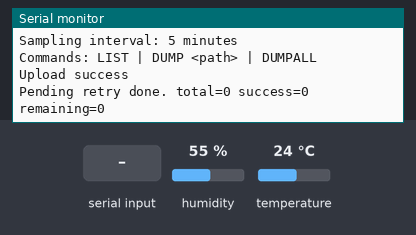
The sketch below on a simulated ESP32. Parts: the last lines printed to the serial monitor. The test bench sets the inputs (shaded band); at power-on: humidity 55 %, temperature 24 °C. WiFi joins after 1.5 s; servers stay silent unless stated; uploads are accepted with an empty reply; the local clock reads 2024-03-15 10:24:30 at power-on unless the sketch sets it; storage starts empty.

Above: at 4.1 s.
4.2 s: "LIST\n" received over Serial
At 4.7 s:
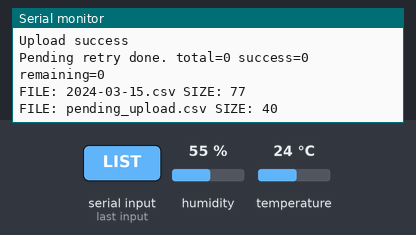
5.7 s: "DUMPALL\n" received over Serial
At 6.9 s:
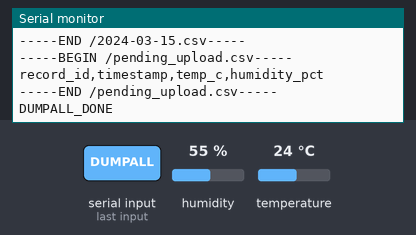
7.2 s: "DUMP 90\n" received over Serial
At 8.2 s:
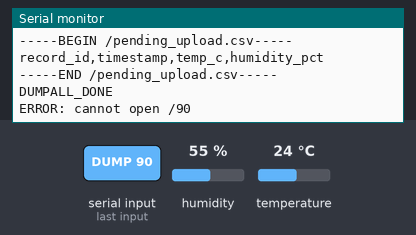
8.7 s: "DUMP ,45\n" received over Serial
At 9.8 s:
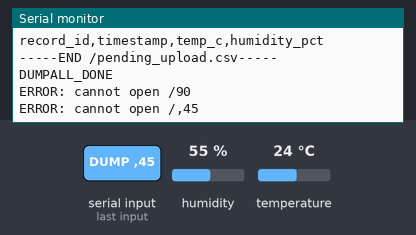

Measured:
- after the input at 4.2 s, the serial monitor: prints a new line at once (image 1)
- after the input at 5.7 s, the serial monitor: prints a new line at once (image 2)
- after the input at 7.2 s, the serial monitor: prints a new line at once (image 3)
- after the input at 8.7 s, the serial monitor: prints a new line at once (image 4)

The sketch:

esp32_sensor_main.ino
```cpp
#include <Wire.h>
#include "Adafruit_SHT31.h"
#include "FS.h"
#include "LittleFS.h"
#include <WiFi.h>
#include <HTTPClient.h>
#include <time.h>

// ======================================================
// Hardware config
// ======================================================
#define I2C_SDA 41
#define I2C_SCL 42
#define SHT31_ADDR 0x44

// ======================================================
// Sampling / retry config
// ======================================================
const uint32_t SAMPLE_INTERVAL_MS = 300000UL;        // 5 minutes
const uint32_t RETRY_PENDING_INTERVAL_MS = 300000UL; // retry every 5 minutes

// ======================================================
// Wi-Fi / upload config
// ======================================================
const char* WIFI_SSID = "GlideB608";
const char* WIFI_PASS = "19911005";
const char* INGEST_URL = "http://10.131.150.6:5000/ingest";

// ======================================================
// Time sync config (UTC)
// ======================================================
const char* NTP_SERVER = "pool.ntp.org";
const long GMT_OFFSET_SEC = 0;
const int DAYLIGHT_OFFSET_SEC = 0;

// ======================================================
// Globals
// ======================================================
Adafruit_SHT31 sht31 = Adafruit_SHT31();

uint32_t lastSampleMs = 0;
uint32_t lastRetryPendingMs = 0;
uint32_t recordId = 0;

// ======================================================
// File paths
// ======================================================
const char* PENDING_FILE = "/pending_upload.csv";

// ======================================================
// Utility functions
// ======================================================
String currentIsoTimestampUTC() {
  struct tm timeinfo;
  if (!getLocalTime(&timeinfo, 3000)) {
    return "";
  }

  char buf[25];
  strftime(buf, sizeof(buf), "%Y-%m-%dT%H:%M:%SZ", &timeinfo);
  return String(buf);
}

String currentDayFilePath() {
  struct tm timeinfo;
  if (!getLocalTime(&timeinfo, 3000)) {
    return "/unknown_day.csv";
  }

  char buf[20];
  strftime(buf, sizeof(buf), "/%Y-%m-%d.csv", &timeinfo);
  return String(buf);
}

bool fileExists(const String &path) {
  return LittleFS.exists(path);
}

void appendLine(const String &path, const String &line) {
  File f = LittleFS.open(path, "a");
  if (!f) {
    Serial.println("ERROR: failed to open file for append: " + path);
    return;
  }
  f.println(line);
  f.close();
}

void overwriteFile(const String &path, const String &content) {
  File f = LittleFS.open(path, "w");
  if (!f) {
    Serial.println("ERROR: failed to open file for overwrite: " + path);
    return;
  }
  f.print(content);
  f.close();
}

void ensureHeader(const String &path, const String &header) {
  if (!fileExists(path)) {
    appendLine(path, header);
  }
}

void listFiles() {
  File root = LittleFS.open("/");
  File file = root.openNextFile();
  while (file) {
    Serial.printf("FILE: %s SIZE: %d\n", file.name(), (int)file.size());
    file = root.openNextFile();
  }
}

// ======================================================
// Wi-Fi / NTP
// ======================================================
void connectWiFi() {
  if (WiFi.status() == WL_CONNECTED) return;

  WiFi.mode(WIFI_STA);
  WiFi.begin(WIFI_SSID, WIFI_PASS);

  Serial.print("Connecting to WiFi");
  uint32_t start = millis();
  while (WiFi.status() != WL_CONNECTED && millis() - start < 15000) {
    delay(500);
    Serial.print(".");
  }
  Serial.println();

  if (WiFi.status() == WL_CONNECTED) {
    Serial.println("WiFi connected");
    Serial.print("IP: ");
    Serial.println(WiFi.localIP());
  } else {
    Serial.println("WiFi connection failed");
  }
}

void syncTimeNTP() {
  configTime(GMT_OFFSET_SEC, DAYLIGHT_OFFSET_SEC, NTP_SERVER);

  struct tm timeinfo;
  if (getLocalTime(&timeinfo, 10000)) {
    Serial.println("NTP time synced");
  } else {
    Serial.println("WARNING: NTP sync failed");
  }
}

// ======================================================
// Sensor reading
// ======================================================
bool readSHT31(float &temperatureC, float &humidityPct) {
  for (int attempt = 1; attempt <= 3; attempt++) {
    temperatureC = sht31.readTemperature();
    humidityPct = sht31.readHumidity();

    if (!isnan(temperatureC) && !isnan(humidityPct)) {
      return true;
    }
    delay(60);
  }

  Wire.end();
  delay(80);
  Wire.begin(I2C_SDA, I2C_SCL);
  delay(180);

  if (!sht31.begin(SHT31_ADDR)) {
    return false;
  }
  delay(100);

  temperatureC = sht31.readTemperature();
  humidityPct = sht31.readHumidity();

  return (!isnan(temperatureC) && !isnan(humidityPct));
}

// ======================================================
// JSON upload
// ======================================================
String buildJsonPayload(uint32_t rid, const String &timestamp, float tempC, float humidityPct) {
  String json = "{";
  json += "\"record_id\":" + String(rid) + ",";
  json += "\"timestamp\":\"" + timestamp + "\",";
  json += "\"temp_c\":" + String(tempC, 2) + ",";
  json += "\"humidity_pct\":" + String(humidityPct, 2);
  json += "}";
  return json;
}

bool postJson(const String &jsonPayload) {
  if (WiFi.status() != WL_CONNECTED) {
    return false;
  }

  HTTPClient http;
  http.begin(INGEST_URL);
  http.addHeader("Content-Type", "application/json");

  int httpCode = http.POST(jsonPayload);
  String response = http.getString();
  http.end();

  if (httpCode >= 200 && httpCode < 300) {
    Serial.println("Upload success");
    Serial.println(response);
    return true;
  } else {
    Serial.printf("Upload failed. HTTP %d\n", httpCode);
    if (response.length() > 0) {
      Serial.println(response);
    }
    return false;
  }
}

// ======================================================
// Pending queue handling
// ======================================================
void ensurePendingHeader() {
  ensureHeader(PENDING_FILE, "record_id,timestamp,temp_c,humidity_pct");
}

void enqueuePending(uint32_t rid, const String &timestamp, float tempC, float humidityPct) {
  ensurePendingHeader();
  String line = String(rid) + "," + timestamp + "," + String(tempC, 2) + "," + String(humidityPct, 2);
  appendLine(PENDING_FILE, line);
  Serial.println("Queued for retry: " + line);
}

bool uploadSinglePendingCsvLine(const String &line) {
  int p1 = line.indexOf(',');
  int p2 = line.indexOf(',', p1 + 1);
  int p3 = line.indexOf(',', p2 + 1);

  if (p1 < 0 || p2 < 0 || p3 < 0) {
    return false;
  }

  uint32_t rid = line.substring(0, p1).toInt();
  String timestamp = line.substring(p1 + 1, p2);
  float tempC = line.substring(p2 + 1, p3).toFloat();
  float humidityPct = line.substring(p3 + 1).toFloat();

  String jsonPayload = buildJsonPayload(rid, timestamp, tempC, humidityPct);
  return postJson(jsonPayload);
}

void retryPendingUploads() {
  if (!fileExists(PENDING_FILE)) return;
  if (WiFi.status() != WL_CONNECTED) return;

  File f = LittleFS.open(PENDING_FILE, "r");
  if (!f) {
    Serial.println("ERROR: failed to open pending queue");
    return;
  }

  String survivors = "record_id,timestamp,temp_c,humidity_pct\n";
  bool firstLine = true;
  int total = 0;
  int success = 0;

  while (f.available()) {
    String line = f.readStringUntil('\n');
    line.trim();

    if (line.length() == 0) continue;

    if (firstLine) {
      firstLine = false;
      if (line == "record_id,timestamp,temp_c,humidity_pct") {
        continue;
      }
    }

    total++;

    if (uploadSinglePendingCsvLine(line)) {
      success++;
      delay(100);
    } else {
      survivors += line + "\n";
    }
  }

  f.close();
  overwriteFile(PENDING_FILE, survivors);

  Serial.printf("Pending retry done. total=%d success=%d remaining=%d\n",
                total, success, total - success);
}

// ======================================================
// Local logging
// ======================================================
void logMeasurementToDailyCsv(uint32_t rid, const String &timestamp, float tempC, float humidityPct) {
  String path = currentDayFilePath();
  ensureHeader(path, "record_id,timestamp,temp_c,humidity_pct");

  String line = String(rid) + "," + timestamp + "," + String(tempC, 2) + "," + String(humidityPct, 2);
  appendLine(path, line);
}

void logFailureRow(uint32_t rid, const String &timestamp) {
  String path = currentDayFilePath();
  ensureHeader(path, "record_id,timestamp,temp_c,humidity_pct");

  String line = String(rid) + "," + timestamp + ",NaN,NaN";
  appendLine(path, line);
}

// ======================================================
// Serial export commands
// ======================================================
void dumpFile(const char *pathRaw) {
  String path = String(pathRaw);
  if (!path.startsWith("/")) path = "/" + path;

  File f = LittleFS.open(path, "r");
  if (!f) {
    Serial.println("ERROR: cannot open " + path);
    return;
  }

  Serial.println("-----BEGIN " + path + "-----");
  while (f.available()) {
    Serial.write(f.read());
  }
  Serial.println("\n-----END " + path + "-----");
  f.close();
}

void dumpAll() {
  File root = LittleFS.open("/");
  File file = root.openNextFile();

  while (file) {
    dumpFile(file.name());
    file = root.openNextFile();
  }

  Serial.println("DUMPALL_DONE");
}

void handleSerialCommands() {
  if (!Serial.available()) return;

  String cmd = Serial.readStringUntil('\n');
  cmd.trim();

  if (cmd == "LIST") {
    listFiles();
  } else if (cmd == "DUMPALL") {
    dumpAll();
  } else if (cmd.startsWith("DUMP ")) {
    String path = cmd.substring(5);
    dumpFile(path.c_str());
  } else {
    Serial.println("Commands: LIST | DUMP <path> | DUMPALL");
  }
}

// ======================================================
// Setup
// ======================================================
void setup() {
  Serial.begin(115200);
  delay(1200);

  Wire.begin(I2C_SDA, I2C_SCL);
  delay(250);

  if (!sht31.begin(SHT31_ADDR)) {
    Serial.println("ERROR: SHT31 not found at 0x44. Check wiring.");
    while (1) delay(50);
  }
  Serial.println("SHT31 OK");

  if (!LittleFS.begin()) {
    Serial.println("ERROR: LittleFS mount failed.");
    while (1) delay(50);
  }
  Serial.println("LittleFS OK");
  Serial.printf("LittleFS Total: %u bytes\n", LittleFS.totalBytes());
  Serial.printf("LittleFS Used : %u bytes\n", LittleFS.usedBytes());

  ensurePendingHeader();

  connectWiFi();
  if (WiFi.status() == WL_CONNECTED) {
    syncTimeNTP();
  }

  Serial.println("System ready");
  Serial.println("Sampling interval: 5 minutes");
  Serial.println("Commands: LIST | DUMP <path> | DUMPALL");
}

// ======================================================
// Main loop
// ======================================================
void loop() {
  handleSerialCommands();

  if (WiFi.status() != WL_CONNECTED) {
    connectWiFi();
  }

  uint32_t now = millis();

  if (lastSampleMs == 0 || (now - lastSampleMs) >= SAMPLE_INTERVAL_MS) {
    lastSampleMs = now;

    float tempC, humidityPct;
    String timestamp = currentIsoTimestampUTC();

    if (timestamp == "") {
      recordId++;
      logFailureRow(recordId, "NO_TIME");
      Serial.println("WARNING: no valid NTP time yet, logged NO_TIME row");
      return;
    }

    recordId++;

    if (!readSHT31(tempC, humidityPct)) {
      Serial.println("ERROR: sensor read failed after retry/re-init");
      logFailureRow(recordId, timestamp);
      return;
    }

    logMeasurementToDailyCsv(recordId, timestamp, tempC, humidityPct);

    String jsonPayload = buildJsonPayload(recordId, timestamp, tempC, humidityPct);
    if (!postJson(jsonPayload)) {
      enqueuePending(recordId, timestamp, tempC, humidityPct);
    }
  }

  if (lastRetryPendingMs == 0 || (now - lastRetryPendingMs) >= RETRY_PENDING_INTERVAL_MS) {
    lastRetryPendingMs = now;
    retryPendingUploads();
  }

  delay(50);
}
```
